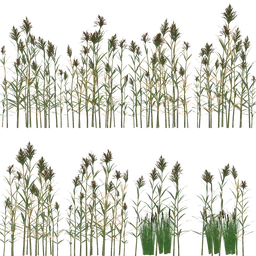
#> input picture src/games/rally/engine/plants/reeds.webp, 256 x 256 px, shrunk from 1024 x 1024 before the run
$ python bake-seasons.py
#> lines starting #> are read from the running program, lines starting #| are printed output that depends on the picture; after the words box and inside, x2 and y2 are one past the last pixel; in counts of white or black regions, pixels touching at a corner belong together
"""Bakes the season sheets of the rally reed and weed cards from the committed atlases, per texel (not a colour multiply).

usage: python3 -I scripts/plants/bake-seasons.py [repo root]

Reads src/games/rally/engine/plants/reeds.webp and weeds.webp (baked by bake-plants.mjs from the CC BY reed / cattail
models and the CC0 nettle scan) and writes, in the same layouts:

- reeds-autumn.webp: the November stand. Each texel is classed as leaf / stem (green over red), pale dead leaf or
  plume / seed head (the dark brown heads in the upper part of a cell); leaves and stems keep their own shading
  (luminance against the class mean) on a new colour by height in the plant: olive green in the lower half, straw in
  the top third, a per-stem (texel column) mix between. Plumes go beige, dead leaves stay pale straw.
- reeds-winter.webp: last year's stand in spring: everything bleached straw-grey, the plumes grey-beige.
- weeds-rust.webp: dead docks / knotweed of the ditch banks in autumn, the nettle cells gone a dull rust brown, their
  seed spikes darker.

It writes their means to season-sheets.data.ts (the shape of plant-atlas.data.ts). Deterministic: no randomness but
a fixed hash per texel column.
"""

import os
import sys

import numpy as np
from PIL import Image

ROOT = os.path.abspath(sys.argv[1] if len(sys.argv) > 1 else os.path.join(os.path.dirname(__file__), '..', '..'))
PLANTS = os.path.join(ROOT, 'src', 'games', 'rally', 'engine', 'plants')


def to_lin(c):
    c = c / 255.0
    return np.where(c <= 0.04045, c / 12.92, ((c + 0.055) / 1.055) ** 2.4)


def to_srgb(c):
    c = np.clip(c, 0, 1)
    return np.where(c <= 0.0031308, c * 12.92, 1.055 * c ** (1 / 2.4) - 0.055) * 255.0


def hex_lin(h):
    return to_lin(np.array([int(h[i:i + 2], 16) for i in (1, 3, 5)], dtype=np.float64))


def lum(lin):
    return lin[..., 0] * 0.2126 + lin[..., 1] * 0.7152 + lin[..., 2] * 0.0722


def smooth(e0, e1, x):
    t = np.clip((x - e0) / (e1 - e0), 0, 1)
    return t * t * (3 - 2 * t)


def column_hash(n, seed):
    """0..1 per texel column (a stem keeps one value up its length)."""
    x = np.arange(n, dtype=np.float64)
    return np.modf(np.sin(x * 12.9898 + seed * 78.233) * 43758.5453)[0] % 1.0


def column_noise(n, seed, width=6):
    """Column hash smoothed over a few texels (a stem is several texels wide)."""
    h = column_hash(n + width, seed)
    k = np.ones(width) / width
    return np.convolve(h, k, mode='valid')[:n]


def cells_of(img, cols, rows):
    h, w = img.shape[:2]
    ch, cw = h // rows, w // cols
    for r in range(rows):
        for c in range(cols):
            yield r * cols + c, (slice(r * ch, (r + 1) * ch), slice(c * cw, (c + 1) * cw))


def height_in_cell(cov):
    """0 at the cell's lowest covered row .. 1 at its highest, per texel row."""
    rows = np.nonzero(cov.any(axis=1))[0]
    h = cov.shape[0]
    if not len(rows):
        return np.zeros((h, cov.shape[1]))
    top, bot = rows.min(), rows.max()
    y = (bot - np.arange(h)) / max(1, bot - top)
    return np.clip(y, 0, 1)[:, None].repeat(cov.shape[1], axis=1)


def classes(lin, cov, hgt):
    """Masks: green leaf / stem, pale dead leaf, dark head (plume / seed spike)."""
    r, g, b = lin[..., 0], lin[..., 1], lin[..., 2]
    L = lum(lin)
    green = cov & (g > r * 1.06)
    pale = cov & ~green & (L > 0.12)
    head = cov & ~green & ~pale
    return green, pale, head, L


def shade(L, mask):
    """Each texel's light against its class mean (keeps the scan's shading on the new colour)."""
    m = L[mask].mean() if mask.any() else 1.0
    return np.clip(L / max(m, 1e-4), 0.25, 2.2)


def recolour(img, cols, rows, look, seed):
    out = img.copy()
    rgb = to_lin(img[..., :3].astype(np.float64))
    res = rgb.copy()
    for ci, (ys, xs) in cells_of(img, cols, rows):
        cell = img[ys, xs]
        cov = cell[..., 3] > 0
        lin = rgb[ys, xs]
        hgt = height_in_cell(cov)
        green, pale, head, L = classes(lin, cov, hgt)
        # Heads only up top: a dark texel low in the plant is a shaded stem.
        low_dark = head & (hgt < 0.55)
        green |= low_dark
        head &= ~low_dark
        sg, sp, sh = shade(L, green), shade(L, pale), shade(L, head)
        col = column_noise(cell.shape[1], seed * 31 + ci)[None, :].repeat(cell.shape[0], 0)
        new = lin.copy()
        look(new, green, pale, head, sg, sp, sh, hgt, col)
        res[ys, xs] = np.where(cov[..., None], new, lin)
    out[..., :3] = np.round(to_srgb(res)).astype(np.uint8)
    return out


def paint(new, mask, colour, s):
    new[mask] = colour[None, :] * s[mask][:, None]


def autumn(new, green, pale, head, sg, sp, sh, hgt, col):
    olive = hex_lin('#5a6838')
    olive2 = hex_lin('#6b7040')
    straw = hex_lin('#a8956a')
    plume = hex_lin('#b9aa8c')
    dead = hex_lin('#b3a27c')
    # The leaf turns straw from about mid height up, each stem at its own height (col), all straw at the top.
    t = smooth(0.48 + 0.2 * col, 0.85 + 0.1 * col, hgt)
    base = olive[None, None, :] * (1 - col[..., None] * 0.6) + olive2[None, None, :] * (col[..., None] * 0.6)
    leaf = base * (1 - t[..., None]) + straw[None, None, :] * t[..., None]
    new[green] = leaf[green] * sg[green][:, None]
    paint(new, pale, dead, sp)
    paint(new, head, plume, sh * 0.9)


def winter(new, green, pale, head, sg, sp, sh, hgt, col):
    stem = hex_lin('#8e8466')
    grey = hex_lin('#a39a80')
    plume = hex_lin('#aaa18c')
    t = smooth(0.2, 0.8, hgt) * (0.6 + 0.4 * col)
    leaf = stem[None, None, :] * (1 - t[..., None]) + grey[None, None, :] * t[..., None]
    # Darker toward the foot (old wet stems).
    leaf *= (0.7 + 0.3 * smooth(0.0, 0.35, hgt))[..., None]
    new[green] = leaf[green] * sg[green][:, None]
    paint(new, pale, grey, sp)
    paint(new, head, plume, sh * 0.85)


def rust(new, green, pale, head, sg, sp, sh, hgt, col):
    red = hex_lin('#74503a')
    brown = hex_lin('#655440')
    spike = hex_lin('#4a362a')
    # Whole plants rust brown or duller (per column noise), the seed spikes up top darker: dead docks are a dark,
    # weathered brown with a hint of red, not orange.
    k = smooth(0.35, 0.65, col)
    leaf = red[None, None, :] * (1 - k[..., None]) + brown[None, None, :] * k[..., None]
    top = smooth(0.6, 0.85, hgt)[..., None]
    leaf = leaf * (1 - top) + spike[None, None, :] * top
    alls = green | pale
    s = np.where(green, sg, sp)
    new[alls] = leaf[alls] * s[alls][:, None]
    paint(new, head, spike, sh)


def bleed(img):
    rgb = img[..., :3].astype(np.float64)
    w = (img[..., 3] > 0).astype(np.float64)
    acc = rgb * w[..., None]
    wt = w.copy()
    out = rgb.copy()
    filled = w > 0
    for _ in range(24):
        if filled.all():
            break
        s = np.zeros_like(acc)
        n = np.zeros_like(wt)
        for dy, dx in ((1, 0), (-1, 0), (0, 1), (0, -1)):
            s += np.roll(np.roll(acc, dy, 0), dx, 1)
            n += np.roll(np.roll(wt, dy, 0), dx, 1)
        new = (~filled) & (n > 0)
        out[new] = s[new] / n[new][:, None]
        acc[new] = out[new]
        wt[new] = 1
        filled |= new
    if not filled.all():
        out[~filled] = out[filled].mean(axis=0)
    img = img.copy()
    img[..., :3] = np.clip(np.round(out), 0, 255).astype(np.uint8)
    return img


def r4(v):
    return [round(float(x), 4) for x in v]


def means(cell):
    a = cell[..., 3] >= 128
    lin = to_lin(cell[..., :3].astype(np.float64))
    h = cell.shape[0]
    rows = np.nonzero(a.any(axis=1))[0]
    top = rows.min() if len(rows) else 0
    span = (h - top) if len(rows) else h
    yy = np.arange(h)[:, None].repeat(cell.shape[1], axis=1)
    root = a & (yy >= h - 0.3 * span)
    tip = a & (yy < top + 0.4 * span)
    body = a & ~root & ~tip
    m = lambda mask: r4(lin[mask].mean(axis=0) if mask.any() else np.zeros(3))
    return dict(mean=m(a), root=m(root), tip=m(tip), body=m(body))


def info(img, cols, rows, window):
    cov = img[..., 3] >= 128
    lin = to_lin(img[..., :3].astype(np.float64))
    leafy = cov & (lin[..., 1] > lin[..., 0])
    pale = cov & (lum(lin) > 0.25)
    avg = lambda m: r4(lin[m].mean(axis=0) if m.any() else lin[cov].mean(axis=0))
    whole = means(img)
    cells = [means(img[ys, xs]) for _, (ys, xs) in cells_of(img, cols, rows)]
    h, w = img.shape[:2]
    return dict(w=w, h=h, cols=cols, rows=rows, window=window, **whole, leaf=avg(leafy), pale=avg(pale),
                paleShare=round(float(pale.sum() / max(1, cov.sum())), 3), cells=cells)


def main():
    reeds = np.array(Image.open(os.path.join(PLANTS, 'reeds.webp')).convert('RGBA'))
#> reeds is the input picture: shape (256, 256, 4); mean R, G, B, A 77.7, 79.5, 53.8, 63.8
    weeds = np.array(Image.open(os.path.join(PLANTS, 'weeds.webp')).convert('RGBA'))
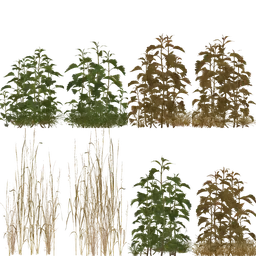
#> input picture src/games/rally/engine/plants/weeds.webp, 256 x 256 px, shrunk from 1024 x 1024 before the run
#> weeds is the input picture: shape (256, 256, 4); mean R, G, B, A 78.7, 71.3, 45, 78.8
    sheets = {
        'reeds-autumn': (recolour(reeds, 4, 2, autumn, 1), 4, 2, [1.2, 2.4]),
        'reeds-winter': (recolour(reeds, 4, 2, winter, 2), 4, 2, [1.2, 2.4]),
        'weeds-rust': (recolour(weeds, 4, 2, rust, 3), 4, 2, [0.6, 1.2]),
    }
#> in to_lin, `return np.where(c <= 0.04045, c / 12.92, ((c + 0.055) / 1.055) ** 2.4)`:
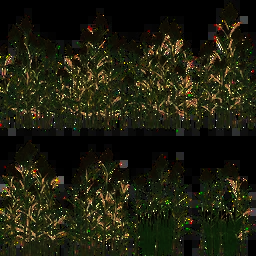
#> returned value: shape (256, 256, 3) float64; mean of channels 0, 1, 2 0.121, 0.122, 0.0601; drawn as R, G, B
#> the loop in recolour, `for ci, (ys, xs) in cells_of(img, cols, rows):` made 8 passes
#> top in height_in_cell on passes 1 to 8: 15, 12, 17, 1, 0, 0, 0, 0
#> pass 1, in recolour, `cov = cell[..., 3] > 0`:
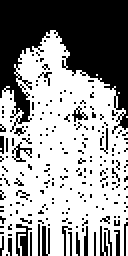
#> cov: shape (128, 64) bool (shown 2 times larger); 60.1% white; 213 black regions (204 under 20 px), largest, box (x1, y1, x2, y2) and area: (0, 0, 64, 67) 2390, (8, 112, 16, 128) 69, (21, 113, 25, 128) 44
#> after the loop in recolour, `for ci, (ys, xs) in cells_of(img, cols, rows):`: cov: shape (128, 64) bool; 44.2% white; 18 white regions (17 under 20 px), largest, box (x1, y1, x2, y2) and area: (0, 34, 64, 128) 3562
#> after the loop in recolour, `for ci, (ys, xs) in cells_of(img, cols, rows):`: green: shape (128, 64) bool; 35.3% white; 26 white regions (24 under 20 px), largest, box (x1, y1, x2, y2) and area: (0, 38, 64, 128) 2786, (41, 44, 45, 51) 21
#> after the loop in recolour, `for ci, (ys, xs) in cells_of(img, cols, rows):`: head: shape (128, 64) bool; 3.8% white; 15 white regions (12 under 20 px), largest, box (x1, y1, x2, y2) and area: (32, 34, 49, 54) 131, (7, 41, 23, 53) 112, (47, 51, 57, 58) 40
#> the loop in recolour (call 2), `for ci, (ys, xs) in cells_of(img, cols, rows):` made 8 passes
#> call 3 of recolour, with cols = 4, rows = 2, seed = 3
#> in recolour (call 3), `rgb = to_lin(img[..., :3].astype(np.float64))`:
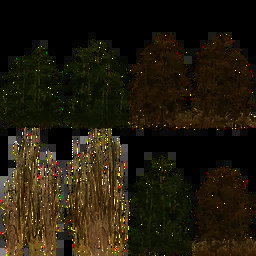
#> rgb: shape (256, 256, 3) float64; mean R, G, B 0.132, 0.106, 0.0503
#> the loop in recolour (call 3), `for ci, (ys, xs) in cells_of(img, cols, rows):` made 8 passes
#> top in height_in_cell on passes 1 to 8: 44, 39, 31, 32, 0, 0, 0, 0
#> pass 1, in recolour (call 3), `lin = rgb[ys, xs]`:
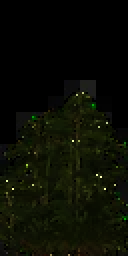
#> lin: shape (128, 64, 3) float64 (shown 2 times larger); mean R, G, B 0.0433, 0.0524, 0.0161
#> pass 1, in recolour (call 3), `hgt = height_in_cell(cov)`:
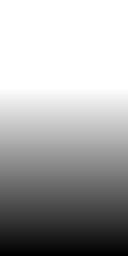
#> hgt: shape (128, 64) float64 (shown 2 times larger); min 0, max 1, mean 0.672
#> after the loop in recolour (call 3), `for ci, (ys, xs) in cells_of(img, cols, rows):`: cov: shape (128, 64) bool; 54% white; 89 black regions (84 under 20 px), largest, box (x1, y1, x2, y2) and area: (0, 0, 64, 81) 3288, (0, 82, 14, 112) 133, (49, 87, 64, 106) 95, (48, 72, 64, 85) 53, (9, 85, 19, 90) 20
#> after the loop in recolour (call 3), `for ci, (ys, xs) in cells_of(img, cols, rows):`: green: shape (128, 64) bool; 36.9% white; 36 white regions (34 under 20 px), largest, box (x1, y1, x2, y2) and area: (0, 58, 64, 128) 2896, (2, 120, 17, 128) 41
#> after the loop in recolour (call 3), `for ci, (ys, xs) in cells_of(img, cols, rows):`: head: shape (128, 64) bool; 6% white; 27 white regions (26 under 20 px), largest, box (x1, y1, x2, y2) and area: (8, 38, 55, 58) 446
    lines = [
        '// Generated by scripts/plants/bake-seasons.py: season sheets recoloured per texel from reeds.webp / weeds.webp.',
        '// Same shape as plant-atlas.data.ts (linear albedo means of the covered texels).',
        '',
        "import type { PlantSheetInfo } from './plant-atlas.data';",
        '',
        'export const SEASON_SHEETS = {',
    ]
    for sid, (img, cols, rows, window) in sheets.items():
        img = bleed(img)
        Image.fromarray(img).save(os.path.join(PLANTS, f'{sid}.webp'), 'WEBP', quality=90, method=6)
        i = info(img, cols, rows, window)
        lines.append(f"  '{sid}': {{")
        lines.append(f"    w: {i['w']},")
        lines.append(f"    h: {i['h']},")
        lines.append(f"    cols: {cols},")
        lines.append(f"    rows: {rows},")
        lines.append(f"    window: [{window[0]}, {window[1]}],")
        for k in ['mean', 'root', 'tip', 'body', 'leaf', 'pale']:
            lines.append(f"    {k}: [{', '.join(str(v) for v in i[k])}],")
        lines.append(f"    paleShare: {i['paleShare']},")
        lines.append('    cells: [')
        for c in i['cells']:
            lines.append('      {')
            for k in ['mean', 'root', 'tip', 'body']:
                lines.append(f"        {k}: [{', '.join(str(v) for v in c[k])}],")
            lines.append('      },')
        lines.append('    ],')
        lines.append('  },')
#> this loop made 3 passes
#> (sid, window) on passes 1 to 3: ('reeds-autumn', [1.2, 2.4]), ('reeds-winter', [1.2, 2.4]), ('weeds-rust', [0.6, 1.2])
#> pass 1, in bleed, `acc = rgb * w[..., None]`:
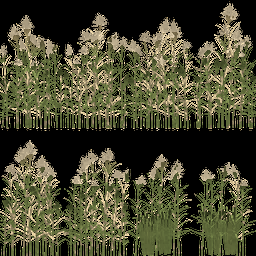
#> acc: shape (256, 256, 3) float64; mean R, G, B 72, 71.6, 48.1
#> after the loop, lines = 198 items
    lines.append('} as const satisfies Record<string, PlantSheetInfo>;')
    with open(os.path.join(PLANTS, 'season-sheets.data.ts'), 'w', encoding='utf8', newline='\n') as f:
        f.write('\n'.join(lines) + '\n')
    print('wrote', ', '.join(sheets))
#| wrote reeds-autumn, reeds-winter, weeds-rust


if __name__ == '__main__':
    main()
